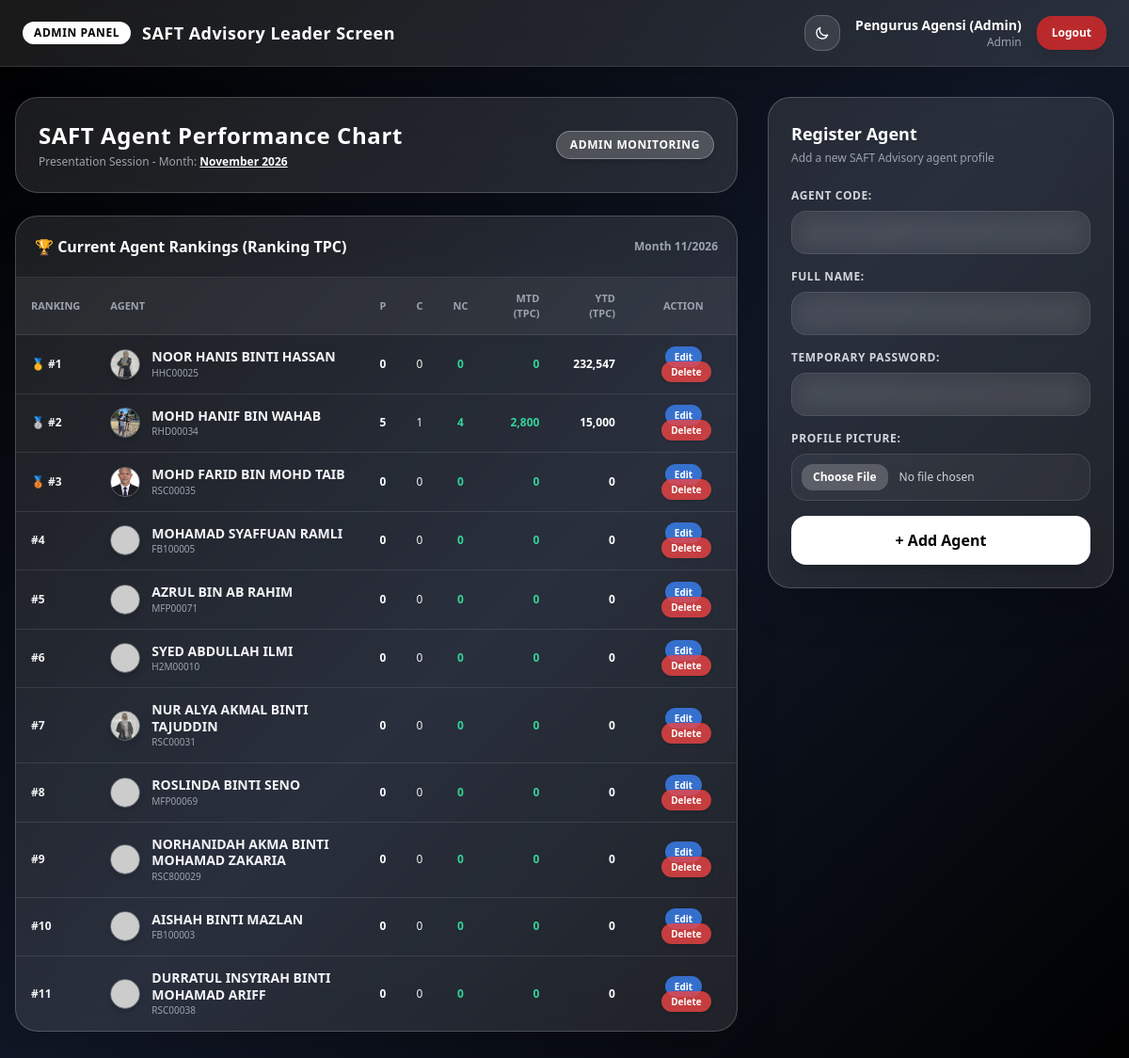
The page /admin_dashboard.php (signed in) on the database its author committed.
### tables this page shows
CREATE TABLE `agents` (
  `id` int(11) NOT NULL,
  `agent_code` varchar(50) NOT NULL,
  `name` varchar(100) NOT NULL,
  `password` varchar(255) NOT NULL,
  `role` enum('agent','leader') DEFAULT 'agent',
  `profile_pic` varchar(255) DEFAULT 'default.png',
  `created_at` timestamp NOT NULL DEFAULT current_timestamp()
);

### admin_dashboard.php (the view, shortened to what this page needs)
<?php
require_once 'config/db.php';
$admin_name = $_SESSION['agent_name'];
$current_month = date('Y-m');
$leaderboard_sql = "
    SELECT a.id as agent_db_id, a.agent_code, a.name, a.role, a.profile_pic, a.password,
           COALESCE(p.tpc_amount, 0) as tpc,
           COALESCE(p.cases_count, 0) as cases,
           COALESCE(p.persistency, 0) as persistency,
           COALESCE(p.c_amax, 0) as c_amax,
           COALESCE(p.qualifiers, 0) as qualifiers,
           COALESCE(p.new_cases, 0) as new_cases,
           COALESCE(p.bop_recruits, 0) as bop_recruits,
           COALESCE(p.mtd_amount, 0) as mtd_amount,
           COALESCE(p.ytd_amount, 0) as ytd_amount
    FROM agents a
    LEFT JOIN performance p ON a.id = p.agent_id AND p.month_year = '$current_month'
    WHERE a.role != 'leader' AND a.agent_code != 'admin'
    ORDER BY tpc DESC, ytd_amount DESC
";
$leaderboard_res = $conn->query($leaderboard_sql);
$edit_agent = null;
?>
<!DOCTYPE html>
<html lang="ms">
<head>
    <script src="https://cdn.tailwindcss.com"></script>
</head>
<body id="body-bg" class="bg-gradient-to-br from-black via-gray-900 to-black min-h-screen text-gray-100 transition-colors duration-500 pb-12">
    <nav id="nav-bar" class="bg-white/10 backdrop-blur-xl border-b border-white/10 px-6 py-4 flex flex-wrap justify-between items-center shadow-xl sticky top-0 z-50 transition-all duration-500">
        <div class="flex items-center space-x-3">
            <span id="badge-admin" class="bg-white text-black px-3 py-1 rounded-xl text-xs font-black tracking-wider uppercase transition-colors duration-500">ADMIN PANEL</span>
            <h1 id="txt-header-title" class="text-lg font-bold tracking-wide text-white transition-colors duration-500">SAFT Advisory Leader Screen</h1>
        </div>
        <div class="flex items-center space-x-4 mt-2 sm:mt-0">
            <button
                type="button"
                onclick="toggleTheme()"
                id="btn-theme-toggle"
                class="p-2.5 rounded-2xl bg-white/10 hover:bg-white/20 border border-white/20 text-white transition-all duration-300 focus:outline-none"
                title="Tukar Mod"
            >
                <svg id="moon-icon" class="w-4 h-4 text-white" fill="none" stroke="currentColor" viewBox="0 0 24 24">
                    <path stroke-linecap="round" stroke-linejoin="round" stroke-width="2" d="M20.354 15.354A9 9 0 018.646 3.646 9.003 9.003 0 0012 21a9.003 9.003 0 008.354-5.646z" />
                </svg>
            </button>
            <div class="text-right">
                <p id="txt-admin-name" class="text-sm font-extrabold text-white transition-colors duration-500"><?php echo htmlspecialchars($admin_name); ?></p>
                <p id="txt-admin-role" class="text-xs text-gray-400 font-medium transition-colors duration-500">Admin</p>
            </div>
            <a href="logout.php" class="bg-red-600/80 hover:bg-red-600 text-white text-xs font-bold px-4 py-2.5 rounded-2xl transition duration-200 shadow-lg backdrop-blur-md active:scale-95">
                Logout
            </a>
        </div>
    </nav>
    <div class="max-w-7xl mx-auto px-4 py-8 grid grid-cols-1 lg:grid-cols-3 gap-8">
        <div class="lg:col-span-2 space-y-6">
            <div id="banner-card" class="bg-white/10 backdrop-blur-xl border border-white/20 p-6 rounded-3xl shadow-2xl flex justify-between items-center transition-all duration-500">
                <div>
                    <h2 id="txt-banner-title" class="text-2xl font-black text-white tracking-wide transition-colors duration-500">SAFT Agent Performance Chart</h2>
                    <p id="txt-banner-sub" class="text-xs text-gray-400 mt-1 font-medium transition-colors duration-500">Presentation Session - Month: <span class="font-extrabold underline text-white"><?php echo date('F Y'); ?></span></p>
                </div>
                <span id="badge-live" class="bg-white/20 text-white border border-white/30 text-xs px-3.5 py-1.5 rounded-full font-bold shadow-md tracking-wider">ADMIN MONITORING</span>
            </div>
            <div id="table-card" class="bg-white/10 backdrop-blur-xl border border-white/20 rounded-3xl shadow-2xl overflow-hidden transition-all duration-500">
                <div id="table-header" class="p-5 border-b border-white/10 flex justify-between items-center transition-colors duration-500">
                    <h3 id="txt-table-title" class="text-base font-extrabold text-white flex items-center gap-2 transition-colors duration-500">
                        🏆 Current Agent Rankings (Ranking TPC)
                    </h3>
                    <span id="txt-table-sub" class="text-xs text-gray-400 font-semibold transition-colors duration-500">Month <?php echo date('m/Y'); ?></span>
                </div>
                <div class="overflow-x-auto">
                    <table class="w-full text-left text-xs">
                        <thead id="tbl-thead" class="uppercase text-[11px] text-gray-400 border-b border-white/10 bg-white/5 transition-colors duration-500">
                            <tr>
                                <th class="py-3.5 px-4">Ranking</th>
                                <th class="py-3.5 px-4">Agent</th>
                                <th class="py-3.5 px-4 text-center">P</th>
                                <th class="py-3.5 px-4 text-center">C</th>
                                <th class="py-3.5 px-4 text-center">NC</th>
                                <th class="py-3.5 px-4 text-right">MTD (TPC)</th>
                                <th class="py-3.5 px-4 text-right">YTD (TPC)</th>
                                <th class="py-3.5 px-4 text-center">Action</th>
                            </tr>
                        </thead>
                        <tbody id="tbl-tbody" class="divide-y divide-white/10 transition-colors duration-500">
                            <?php
                            $rank = 1;
                            if ($leaderboard_res->num_rows > 0):
                                while($row = $leaderboard_res->fetch_assoc()):
                                    $img_src = (!empty($row['profile_pic']) && file_exists('uploads/' . $row['profile_pic'])) ? 'uploads/' . $row['profile_pic'] : 'https://via.placeholder.com/150';
                            ?>
                                <tr class="hover:bg-white/10 transition duration-200">
                                    <td class="py-3.5 px-4 font-black">
                                        <?php
                                            if ($rank === 1) echo "🥇 #1";
                                            elseif ($rank === 2) echo "🥈 #2";
                                            elseif ($rank === 3) echo "🥉 #3";
                                            else echo "#" . $rank;
                                        ?>
                                    </td>
                                    <td class="py-3.5 px-4 flex items-center gap-3">
                                        <img src="<?php echo $img_src; ?>" class="w-8 h-8 rounded-full object-cover border border-white/30 shadow-md">
                                        <div>
                                            <p class="font-bold text-sm leading-tight"><?php echo htmlspecialchars($row['name']); ?></p>
                                            <span class="text-[10px] text-gray-400 font-medium"><?php echo htmlspecialchars($row['agent_code']); ?></span>
                                        </div>
                                    </td>
                                    <td class="py-3.5 px-4 text-center font-bold text-white"><?php echo number_format($row['persistency']); ?></td>
                                    <td class="py-3.5 px-4 text-center font-medium"><?php echo number_format($row['c_amax']); ?></td>
                                    <td class="py-3.5 px-4 text-center font-bold text-emerald-400"><?php echo number_format($row['new_cases']); ?></td>
                                    <td class="py-3.5 px-4 text-right text-emerald-400 font-bold"><?php echo number_format($row['mtd_amount']); ?></td>
                                    <td class="py-3.5 px-4 text-right font-black text-white"><?php echo number_format($row['ytd_amount']); ?></td>
                                    <td class="py-3.5 px-4 text-center space-x-1.5">
                                        <a href="admin_dashboard.php?edit_id=<?php echo $row['agent_db_id']; ?>" class="bg-blue-500/80 hover:bg-blue-500 text-white text-[10px] px-2.5 py-1 rounded-xl font-bold transition shadow">Edit</a>
                                        <a href="admin_dashboard.php?delete_agent_id=<?php echo $row['agent_db_id']; ?>" onclick="return confirm('Padam akaun ejen ini?');" class="bg-red-500/80 hover:bg-red-500 text-white text-[10px] px-2.5 py-1 rounded-xl font-bold transition shadow">Delete</a>
                                    </td>
                                </tr>
                            <?php
                                $rank++;
                                endwhile;
                            else:
                            ?>
                                <tr>
                                    <td colspan="8" class="text-center py-8 text-gray-400 font-medium">Belum ada ejen berdaftar.</td>
                                </tr>
                            <?php endif; ?>
                        </tbody>
                    </table>
                </div>
            </div>
        </div>
        <div class="space-y-6">
            <div id="form-card" class="bg-white/10 backdrop-blur-xl border border-white/20 p-6 rounded-3xl shadow-2xl transition-all duration-500">
                <h3 id="txt-form-title" class="text-lg font-black text-white mb-1 transition-colors duration-500">
                    <?php echo $edit_agent ? 'Kemaskini Ejen' : 'Register Agent'; ?>
                </h3>
                <p id="txt-form-sub" class="text-xs text-gray-400 mb-6 font-medium transition-colors duration-500">
                    <?php echo $edit_agent ? 'Ubah profil, kata laluan atau gambar ejen.' : 'Add a new SAFT Advisory agent profile'; ?>
                </p>
                <form action="admin_dashboard.php" method="POST" enctype="multipart/form-data" class="space-y-4">
                    <div>
                        <label id="lbl-agent-code" class="block text-xs font-bold uppercase tracking-wider text-gray-300 mb-2 transition-colors duration-500">Agent Code:</label>
                        <input type="text" name="agent_code" value="<?php echo $edit_agent ? htmlspecialchars($edit_agent['agent_code']) : ''; ?>" required class="input-glass w-full px-4 py-3 rounded-2xl bg-white/5 border border-white/10 text-white placeholder-gray-500 text-sm focus:outline-none focus:ring-2 focus:ring-white/40 transition-all duration-300 backdrop-blur-md">
                    </div>
                    <div>
                        <label id="lbl-agent-name" class="block text-xs font-bold uppercase tracking-wider text-gray-300 mb-2 transition-colors duration-500">Full Name:</label>
                        <input type="text" name="name" value="<?php echo $edit_agent ? htmlspecialchars($edit_agent['name']) : ''; ?>" required class="input-glass w-full px-4 py-3 rounded-2xl bg-white/5 border border-white/10 text-white placeholder-gray-500 text-sm focus:outline-none focus:ring-2 focus:ring-white/40 transition-all duration-300 backdrop-blur-md">
                    </div>
                    <div>
                        <label id="lbl-agent-pass" class="block text-xs font-bold uppercase tracking-wider text-gray-300 mb-2 transition-colors duration-500">
                            <?php echo $edit_agent ? 'Kata Laluan Baharu (Biarkan kosong jika tak tukar):' : 'Temporary Password:'; ?>
                        </label>
                        <input type="password" name="password" <?php echo $edit_agent ? '' : 'required'; ?> class="input-glass w-full px-4 py-3 rounded-2xl bg-white/5 border border-white/10 text-white placeholder-gray-500 text-sm focus:outline-none focus:ring-2 focus:ring-white/40 transition-all duration-300 backdrop-blur-md">
                    </div>
                    <div>
                        <label id="lbl-agent-pic" class="block text-xs font-bold uppercase tracking-wider text-gray-300 mb-2 transition-colors duration-500">Profile Picture:</label>
                        <input type="file" name="profile_pic" accept="image/*" class="input-glass w-full text-xs text-gray-300 bg-white/5 p-2.5 rounded-2xl border border-white/10 focus:outline-none file:mr-3 file:py-1.5 file:px-3 file:rounded-xl file:border-0 file:text-xs file:font-bold file:bg-white/20 file:text-white transition-all duration-300">
                    </div>
                    <button
                        id="btn-submit"
                        type="submit"
                        class="w-full bg-white hover:bg-gray-200 text-black font-extrabold py-3.5 px-4 rounded-2xl transition duration-200 shadow-xl active:scale-95 mt-2"
                    >
                        <?php echo $edit_agent ? 'Simpan Perubahan' : '+ Add Agent'; ?>
                    </button>
                </form>
            </div>
        </div>
    </div>
</body>
</html>

### rows shown on the page
agents: shows "🥇 #1", profile_pic (picture), name "NOOR HANIS BINTI HASSAN", agent_code "HHC00025", persistency "0", c_amax "0", new_cases "0", mtd_amount "0", ytd_amount "232,547"
agents: shows "🥈 #2", profile_pic (picture), name "MOHD HANIF BIN WAHAB", agent_code "RHD00034", persistency "5", c_amax "1", new_cases "4", mtd_amount "2,800", ytd_amount "15,000"
agents: shows "🥉 #3", profile_pic (picture), name "MOHD FARID BIN MOHD TAIB", agent_code "RSC00035", persistency "0", c_amax "0", new_cases "0", mtd_amount "0", ytd_amount "0"
agents: name "MOHAMAD SYAFFUAN RAMLI", agent_code "FB100005", persistency "0", c_amax "0", new_cases "0", mtd_amount "0", ytd_amount "0"
agents: name "AZRUL BIN AB RAHIM", agent_code "MFP00071", persistency "0", c_amax "0", new_cases "0", mtd_amount "0", ytd_amount "0"
agents: name "SYED ABDULLAH ILMI", agent_code "H2M00010", persistency "0", c_amax "0", new_cases "0", mtd_amount "0", ytd_amount "0"
agents: profile_pic (picture), name "NUR ALYA AKMAL BINTI TAJUDDIN", agent_code "RSC00031", persistency "0", c_amax "0", new_cases "0", mtd_amount "0", ytd_amount "0"
agents: name "ROSLINDA BINTI SENO", agent_code "MFP00069", persistency "0", c_amax "0", new_cases "0", mtd_amount "0", ytd_amount "0"
agents: name "NORHANIDAH AKMA BINTI MOHAMAD ZAKARIA", agent_code "RSC800029", persistency "0", c_amax "0", new_cases "0", mtd_amount "0", ytd_amount "0"
agents: name "AISHAH BINTI MAZLAN", agent_code "FB100003", persistency "0", c_amax "0", new_cases "0", mtd_amount "0", ytd_amount "0"
agents: name "DURRATUL INSYIRAH BINTI MOHAMAD ARIFF", agent_code "RSC00038", persistency "0", c_amax "0", new_cases "0", mtd_amount "0", ytd_amount "0"

### other values the page prints
$admin_name "Pengurus Agensi (Admin)"
